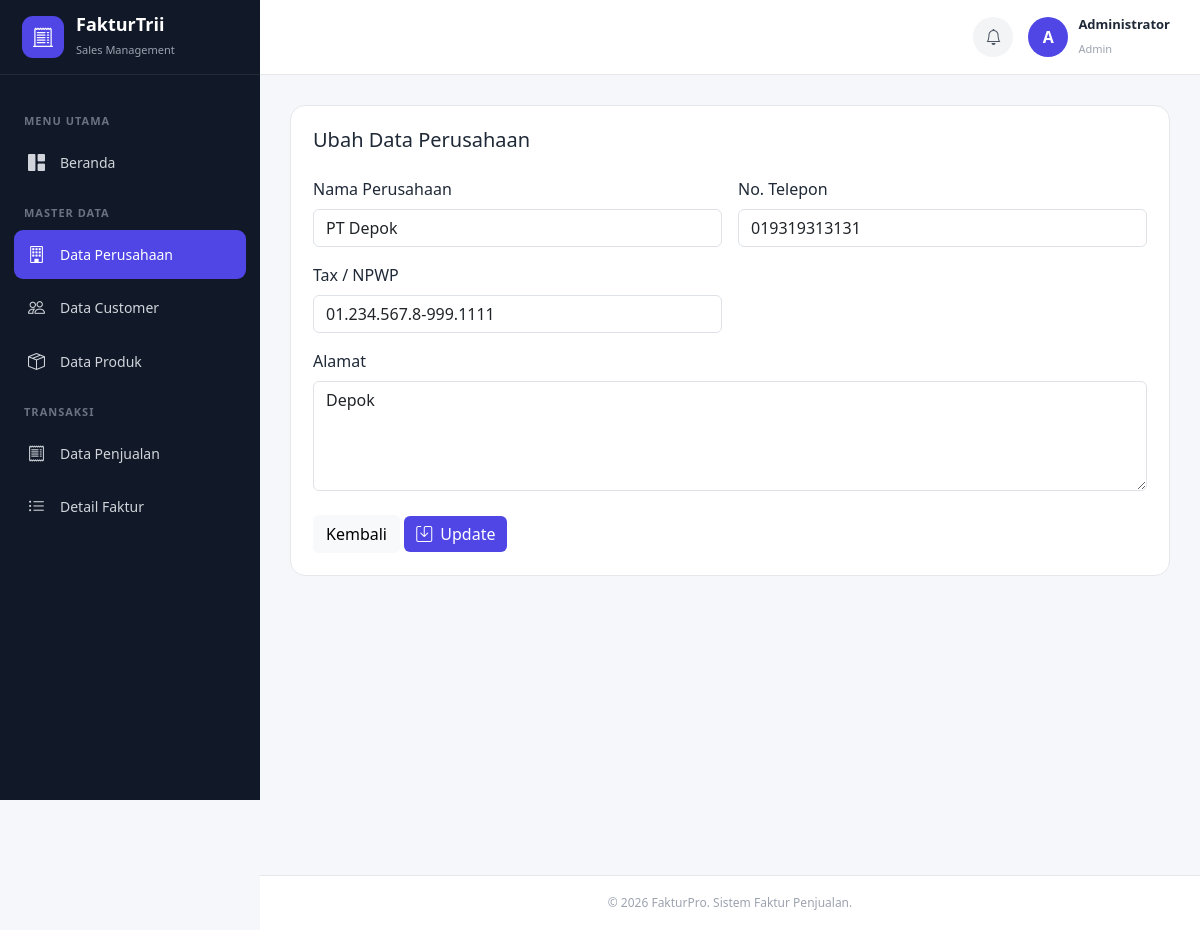
/perusahaan/edit.php?id=2, run on the app's committed database.
### tables this page shows
CREATE TABLE `perusahaan` (
  `id_perusahaan` int(11) NOT NULL,
  `nama_perusahaan` varchar(150) NOT NULL,
  `alamat` text DEFAULT NULL,
  `no_telp` varchar(20) DEFAULT NULL,
  `tax` varchar(50) DEFAULT NULL
);

### perusahaan/edit.php (the view, shortened to what this page needs)
<?php
require_once "../config/database.php";
$id = intval($_GET['id'] ?? 0);
$result = mysqli_query(
    $conn,
    "SELECT * FROM perusahaan WHERE id_perusahaan = $id"
);
$data = mysqli_fetch_assoc($result);
include "../layouts/header.php";
include "../layouts/navigation.php";
include "../layouts/sidebar.php";
?>
<main class="main-content">
    <div class="content-card">
        <h5 class="mb-4">
            Ubah Data Perusahaan
        </h5>
        <form method="POST">
            <div class="row g-3">
                <div class="col-md-6">
                    <label class="form-label">
                        Nama Perusahaan
                    </label>
                    <input type="text"
                           name="nama_perusahaan"
                           class="form-control"
                           value="<?= htmlspecialchars($data['nama_perusahaan']); ?>"
                           required>
                </div>
                <div class="col-md-6">
                    <label class="form-label">
                        No. Telepon
                    </label>
                    <input type="text"
                           name="no_telp"
                           class="form-control"
                           value="<?= htmlspecialchars($data['no_telp']); ?>">
                </div>
                <div class="col-md-6">
                    <label class="form-label">
                        Tax / NPWP
                    </label>
                    <input type="text"
                           name="tax"
                           class="form-control"
                           value="<?= htmlspecialchars($data['tax']); ?>">
                </div>
                <div class="col-12">
                    <label class="form-label">
                        Alamat
                    </label>
                    <textarea name="alamat"
                              class="form-control"
                              rows="4"><?= htmlspecialchars($data['alamat']); ?></textarea>
                </div>
                <div class="col-12 mt-4">
                    <a href="index.php"
                       class="btn btn-light">
                        Kembali
                    </a>
                    <button type="submit"
                            class="btn btn-primary-custom">
                        <i class="bi bi-save me-1"></i>
                        Update
                    </button>
                </div>
            </div>
        </form>
    </div>
</main>
<?php include "../layouts/footer.php"; ?>

### asset/css/style.css (style rules this page uses)
* { margin: 0; padding: 0; box-sizing: border-box; }
body { font-family: "Segoe UI", Tahoma, Geneva, Verdana, sans-serif; background: #f5f7fb; color: #1f2937; }
.main-content { padding: 30px; }
.content-card { background: white; border: 1px solid #e5e7eb; border-radius: 15px; padding: 22px; height: 100%; }
.btn-primary-custom { background: #4f46e5; border: none; color: white; }
.mb-4 { margin-bottom: 25px !important; }

### data on the page
perusahaan: nama_perusahaan "PT Depok", no_telp "019319313131", tax "01.234.567.8-999.1111", alamat "Depok"
